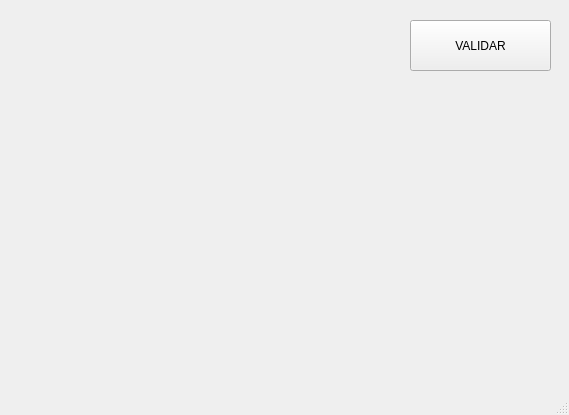
<?xml version="1.0" encoding="UTF-8"?>
<ui version="4.0">
 <class>MainWindow</class>
 <widget class="QMainWindow" name="MainWindow">
  <property name="geometry">
   <rect>
    <x>0</x>
    <y>0</y>
    <width>569</width>
    <height>415</height>
   </rect>
  </property>
  <property name="windowTitle">
   <string>MainWindow</string>
  </property>
  <widget class="QWidget" name="centralwidget">
   <widget class="QLabel" name="label_2">
    <property name="geometry">
     <rect>
      <x>30</x>
      <y>10</y>
      <width>261</width>
      <height>121</height>
     </rect>
    </property>
    <property name="text">
     <string/>
    </property>
    <property name="pixmap">
     <pixmap>:/Intro/FI_LOGO.png</pixmap>
    </property>
    <property name="scaledContents">
     <bool>true</bool>
    </property>
   </widget>
   <widget class="QLabel" name="label_4">
    <property name="geometry">
     <rect>
      <x>800</x>
      <y>450</y>
      <width>221</width>
      <height>141</height>
     </rect>
    </property>
    <property name="text">
     <string/>
    </property>
    <property name="pixmap">
     <pixmap>:/Principal/vegeta.jpg</pixmap>
    </property>
    <property name="scaledContents">
     <bool>true</bool>
    </property>
   </widget>
   <widget class="QLabel" name="img1">
    <property name="geometry">
     <rect>
      <x>30</x>
      <y>20</y>
      <width>171</width>
      <height>141</height>
     </rect>
    </property>
    <property name="text">
     <string/>
    </property>
    <property name="pixmap">
     <pixmap resource="recursos.qrc">:/AmongUs/amongBlanco.png</pixmap>
    </property>
    <property name="scaledContents">
     <bool>true</bool>
    </property>
   </widget>
   <widget class="QPushButton" name="btn_validar">
    <property name="geometry">
     <rect>
      <x>410</x>
      <y>20</y>
      <width>141</width>
      <height>51</height>
     </rect>
    </property>
    <property name="text">
     <string>VALIDAR</string>
    </property>
   </widget>
   <widget class="QLabel" name="img2">
    <property name="geometry">
     <rect>
      <x>220</x>
      <y>20</y>
      <width>171</width>
      <height>141</height>
     </rect>
    </property>
    <property name="text">
     <string/>
    </property>
    <property name="pixmap">
     <pixmap resource="recursos.qrc">:/AmongUs/amongBlanco.png</pixmap>
    </property>
    <property name="scaledContents">
     <bool>true</bool>
    </property>
   </widget>
   <widget class="QLabel" name="img3">
    <property name="geometry">
     <rect>
      <x>30</x>
      <y>180</y>
      <width>171</width>
      <height>141</height>
     </rect>
    </property>
    <property name="text">
     <string/>
    </property>
    <property name="pixmap">
     <pixmap resource="recursos.qrc">:/AmongUs/amongBlanco.png</pixmap>
    </property>
    <property name="scaledContents">
     <bool>true</bool>
    </property>
   </widget>
   <widget class="QLabel" name="img4">
    <property name="geometry">
     <rect>
      <x>220</x>
      <y>180</y>
      <width>171</width>
      <height>141</height>
     </rect>
    </property>
    <property name="text">
     <string/>
    </property>
    <property name="pixmap">
     <pixmap resource="recursos.qrc">:/AmongUs/amongBlanco.png</pixmap>
    </property>
    <property name="scaledContents">
     <bool>true</bool>
    </property>
   </widget>
  </widget>
  <widget class="QMenuBar" name="menubar">
   <property name="geometry">
    <rect>
     <x>0</x>
     <y>0</y>
     <width>569</width>
     <height>24</height>
    </rect>
   </property>
  </widget>
  <widget class="QStatusBar" name="statusbar"/>
 </widget>
 <resources>
  <include location="recursos.qrc"/>
  <include location="recursos.qrc"/>
 </resources>
 <connections/>
</ui>
